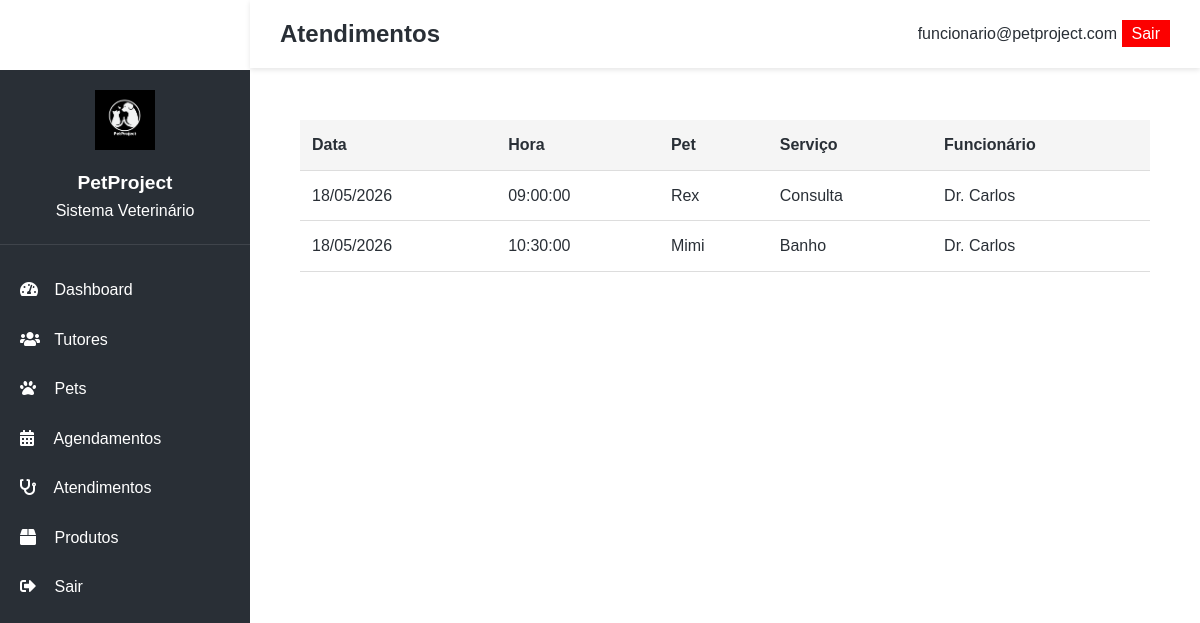
Screenshot of /pages/atendimentos.php (signed in) with the database file from the repository.
### tables this page shows
CREATE TABLE atendimento (
    idAtendimento INT AUTO_INCREMENT PRIMARY KEY,
    data DATE,
    hora TIME,
    idPet INT,
    idFuncionario INT,
    idServico INT,
    FOREIGN KEY (idPet) REFERENCES pet(idPet),
    FOREIGN KEY (idFuncionario) REFERENCES funcionario(idFuncionario),
    FOREIGN KEY (idServico) REFERENCES servico(idServico)
);

CREATE TABLE pet (
    idPet INT AUTO_INCREMENT PRIMARY KEY,
    nome VARCHAR(100),
    especie VARCHAR(50),
    raca VARCHAR(50),
    peso DECIMAL(5,2),
    sexo VARCHAR(10),
    idTutor INT,
    FOREIGN KEY (idTutor) REFERENCES tutor(idTutor)
);

CREATE TABLE servico (
    idServico INT AUTO_INCREMENT PRIMARY KEY,
    tipo VARCHAR(100),
    valor DECIMAL(10,2)
);

CREATE TABLE funcionario (
    idFuncionario INT AUTO_INCREMENT PRIMARY KEY,
    nome VARCHAR(100),
    cargo VARCHAR(50),
    telefone VARCHAR(20),
    email varchar(100)
);

### pages/atendimentos.php (the view, shortened to what this page needs)
<?php
$conn = getConnection();
$atendimentos = $conn->query("SELECT a.*, p.nome as pet_nome, s.tipo as servico, f.nome as funcionario FROM atendimento a JOIN pet p ON a.idPet = p.idPet JOIN servico s ON a.idServico = s.idServico JOIN funcionario f ON a.idFuncionario = f.idFuncionario ORDER BY a.data DESC");
?>
<!DOCTYPE html>
<html>
<head>
    <link rel="stylesheet" href="../styles/style.css">
    <link rel="stylesheet" href="https://cdnjs.cloudflare.com/ajax/libs/font-awesome/5.15.3/css/all.min.css">
</head>
<body>
    <?php include 'sidebar.php'; ?>
    <div class="top-bar"><h2>Atendimentos</h2><div><span><?php echo $_SESSION['user_email']; ?></span> <a href="logout.php" style="background:#fc0000; color:white; padding:5px 10px; text-decoration:none;">Sair</a></div></div>
    <div class="content-wrapper">
        <div style="background:white; padding:20px; border-radius:10px;">
            <table>
                <thead><tr><th>Data</th><th>Hora</th><th>Pet</th><th>Serviço</th><th>Funcionário</th></tr></thead>
                <tbody>
                    <?php while($a = $atendimentos->fetch_assoc()): ?>
                    <tr>
                        <td><?php echo date('d/m/Y', strtotime($a['data'])); ?></td>
                        <td><?php echo $a['hora']; ?></td>
                        <td><?php echo $a['pet_nome']; ?></td>
                        <td><?php echo $a['servico']; ?></td>
                        <td><?php echo $a['funcionario']; ?></td>
                    </tr>
                    <?php endwhile; ?>
                </tbody>
            </table>
        </div>
    </div>
</body>
</html>

### pages/sidebar.php (shortened to what this page needs)
<div class="sidebar">
    <div class="sidebar-header">
        <img src="../img/PetProject.png" alt="PetProject">
        <h3>PetProject</h3>
        <p>Sistema Veterinário</p>
    </div>
    <div class="sidebar-menu">
        <a href="dashboard.php">
            <i class="fas fa-tachometer-alt"></i> Dashboard
        </a>
        <a href="tutores.php">
            <i class="fas fa-users"></i> Tutores
        </a>
        <a href="pets.php">
            <i class="fas fa-paw"></i> Pets
        </a>
        <a href="agendamentos.php">
            <i class="fas fa-calendar-alt"></i> Agendamentos
        </a>
        <a href="atendimentos.php">
            <i class="fas fa-stethoscope"></i> Atendimentos
        </a>
        <a href="produtos.php">
            <i class="fas fa-box"></i> Produtos
        </a>
        <a href="logout.php">
            <i class="fas fa-sign-out-alt"></i> Sair
        </a>
    </div>
</div>

### styles/style.css (style rules this page uses)
:root { --primary: #ffffff; --secondary: #4ECDC4; --accent: #fc0000; --dark: #292F36; --light: #F7FFF7; }
* { margin: 0; padding: 0; box-sizing: border-box; font-family: 'Poppins', sans-serif; }
body { background-color: rgb(255, 255, 255); color: var(--dark); line-height: 1.6; }

### pages/atendimentos.php (style rules this page uses)
.content-wrapper { margin-left: 250px; margin-top: 70px; padding: 30px; }
table { width: 100%; background: white; border-collapse: collapse; }
th, td { padding: 12px; text-align: left; border-bottom: 1px solid #ddd; }
th { background: #f5f5f5; }

### pages/sidebar.php (style rules this page uses)
.sidebar { width: 250px; background-color: #292F36; color: white; position: fixed; height: 100vh; overflow-y: auto; z-index: 100; }
.sidebar-header { padding: 20px; text-align: center; border-bottom: 1px solid rgba(255,255,255,0.1); }
.sidebar-header img { height: 60px; width: 60px; margin-bottom: 10px; }
.sidebar-header h3 { font-size: 1.2rem; }
.sidebar-menu { padding: 20px 0; }
.sidebar-menu a { display: block; padding: 12px 20px; color: white; text-decoration: none; transition: all 0.3s ease; }
.sidebar-menu a i { margin-right: 10px; width: 20px; }
.top-bar { background-color: white; padding: 15px 30px; box-shadow: 0 2px 5px rgba(0,0,0,0.1); display: flex; justify-content: space-between; align-items: center; position: fixed; top: 0; right: 0; left: 250px; z-index: 99; }
.content-wrapper { margin-left: 250px; margin-top: 70px; padding: 30px; }

### rows the page displays
atendimento: data "18/05/2026", hora "09:00:00", idPet.nome "Rex", idServico.tipo "Consulta", idFuncionario.nome "Dr. Carlos"
atendimento: data "18/05/2026", hora "10:30:00", idPet.nome "Mimi", idServico.tipo "Banho", idFuncionario.nome "Dr. Carlos"

### other values shown
$_SESSION['user_email'] "funcionario@petproject.com"
